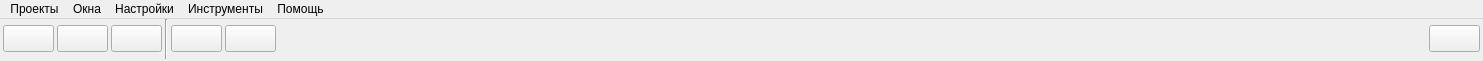
<?xml version="1.0" encoding="UTF-8"?>
<ui version="4.0">
 <class>MainScripterWindow</class>
 <widget class="QMainWindow" name="MainScripterWindow">
  <property name="geometry">
   <rect>
    <x>0</x>
    <y>0</y>
    <width>1483</width>
    <height>61</height>
   </rect>
  </property>
  <property name="sizePolicy">
   <sizepolicy hsizetype="Preferred" vsizetype="Fixed">
    <horstretch>0</horstretch>
    <verstretch>0</verstretch>
   </sizepolicy>
  </property>
  <property name="maximumSize">
   <size>
    <width>16777215</width>
    <height>61</height>
   </size>
  </property>
  <property name="baseSize">
   <size>
    <width>0</width>
    <height>61</height>
   </size>
  </property>
  <property name="windowTitle">
   <string>Qt Simple Scripter 2.2024.10.14</string>
  </property>
  <widget class="QWidget" name="centralwidget">
   <property name="sizePolicy">
    <sizepolicy hsizetype="Preferred" vsizetype="Expanding">
     <horstretch>0</horstretch>
     <verstretch>0</verstretch>
    </sizepolicy>
   </property>
   <property name="maximumSize">
    <size>
     <width>16777215</width>
     <height>40</height>
    </size>
   </property>
   <property name="baseSize">
    <size>
     <width>0</width>
     <height>40</height>
    </size>
   </property>
   <property name="font">
    <font>
     <pointsize>12</pointsize>
    </font>
   </property>
   <layout class="QHBoxLayout" name="horizontalLayout">
    <property name="spacing">
     <number>3</number>
    </property>
    <property name="sizeConstraint">
     <enum>QLayout::SetMinimumSize</enum>
    </property>
    <property name="leftMargin">
     <number>3</number>
    </property>
    <property name="topMargin">
     <number>0</number>
    </property>
    <property name="rightMargin">
     <number>3</number>
    </property>
    <property name="bottomMargin">
     <number>0</number>
    </property>
    <item>
     <widget class="QPushButton" name="btnShowProjectList">
      <property name="toolTip">
       <string>Список проектов</string>
      </property>
      <property name="text">
       <string/>
      </property>
      <property name="icon">
       <iconset resource="icons.qrc">
        <normaloff>:/images/icons/folder.png</normaloff>:/images/icons/folder.png</iconset>
      </property>
      <property name="iconSize">
       <size>
        <width>32</width>
        <height>32</height>
       </size>
      </property>
     </widget>
    </item>
    <item>
     <widget class="QPushButton" name="btnNewProject">
      <property name="toolTip">
       <string>Новый проект</string>
      </property>
      <property name="text">
       <string/>
      </property>
      <property name="icon">
       <iconset resource="icons.qrc">
        <normaloff>:/images/icons/document_add.png</normaloff>:/images/icons/document_add.png</iconset>
      </property>
      <property name="iconSize">
       <size>
        <width>32</width>
        <height>32</height>
       </size>
      </property>
     </widget>
    </item>
    <item>
     <widget class="QPushButton" name="btnShowProjectEditor">
      <property name="toolTip">
       <string>Метаданные</string>
      </property>
      <property name="text">
       <string/>
      </property>
      <property name="icon">
       <iconset resource="icons.qrc">
        <normaloff>:/images/icons/document.png</normaloff>:/images/icons/document.png</iconset>
      </property>
      <property name="iconSize">
       <size>
        <width>32</width>
        <height>32</height>
       </size>
      </property>
     </widget>
    </item>
    <item>
     <widget class="Line" name="line">
      <property name="orientation">
       <enum>Qt::Vertical</enum>
      </property>
     </widget>
    </item>
    <item>
     <widget class="QPushButton" name="btnShowSpeakerEditor">
      <property name="toolTip">
       <string>Говорящие</string>
      </property>
      <property name="whatsThis">
       <string>&lt;html&gt;&lt;head/&gt;&lt;body&gt;&lt;p&gt;Эта кнопка открывает окно редактирования &lt;span style=&quot; font-weight:600;&quot;&gt;говорящих&lt;/span&gt;. Необходимо сначала загрузить существующий или создать&lt;span style=&quot; color:#ff0000;&quot;&gt; новый проект&lt;/span&gt;&lt;/p&gt;&lt;/body&gt;&lt;/html&gt;</string>
      </property>
      <property name="text">
       <string/>
      </property>
      <property name="icon">
       <iconset resource="icons.qrc">
        <normaloff>:/images/icons/microphone.png</normaloff>:/images/icons/microphone.png</iconset>
      </property>
      <property name="iconSize">
       <size>
        <width>32</width>
        <height>32</height>
       </size>
      </property>
     </widget>
    </item>
    <item>
     <widget class="QPushButton" name="btnShowStatementEditor">
      <property name="toolTip">
       <string>Реплики</string>
      </property>
      <property name="whatsThis">
       <string>&lt;html&gt;&lt;head/&gt;&lt;body&gt;&lt;p&gt;Эта кнопка позволяет открыть окно навигации и редакитрования реплик проекта. Это основное рабочее окно программы.&lt;/p&gt;&lt;/body&gt;&lt;/html&gt;</string>
      </property>
      <property name="text">
       <string/>
      </property>
      <property name="icon">
       <iconset resource="icons.qrc">
        <normaloff>:/images/icons/chat.png</normaloff>:/images/icons/chat.png</iconset>
      </property>
      <property name="iconSize">
       <size>
        <width>32</width>
        <height>32</height>
       </size>
      </property>
     </widget>
    </item>
    <item>
     <spacer name="horizontalSpacer">
      <property name="orientation">
       <enum>Qt::Horizontal</enum>
      </property>
      <property name="sizeHint" stdset="0">
       <size>
        <width>470</width>
        <height>20</height>
       </size>
      </property>
     </spacer>
    </item>
    <item>
     <widget class="QPushButton" name="btnExit">
      <property name="toolTip">
       <string>Выйти из программе</string>
      </property>
      <property name="text">
       <string/>
      </property>
      <property name="icon">
       <iconset resource="icons.qrc">
        <normaloff>:/images/icons/close.png</normaloff>:/images/icons/close.png</iconset>
      </property>
      <property name="iconSize">
       <size>
        <width>32</width>
        <height>32</height>
       </size>
      </property>
     </widget>
    </item>
   </layout>
  </widget>
  <widget class="QMenuBar" name="menubar">
   <property name="geometry">
    <rect>
     <x>0</x>
     <y>0</y>
     <width>1483</width>
     <height>25</height>
    </rect>
   </property>
   <widget class="QMenu" name="menuProject">
    <property name="title">
     <string>Проекты</string>
    </property>
    <addaction name="aNewProject"/>
    <addaction name="aProjectList"/>
    <addaction name="separator"/>
    <addaction name="aExit"/>
   </widget>
   <widget class="QMenu" name="menuWindows">
    <property name="title">
     <string>Окна</string>
    </property>
    <addaction name="aEditProject"/>
    <addaction name="aSpeakerList"/>
    <addaction name="aStatementList"/>
   </widget>
   <widget class="QMenu" name="menuSettings">
    <property name="title">
     <string>Настройки</string>
    </property>
    <addaction name="aAutosaveSetting"/>
   </widget>
   <widget class="QMenu" name="menuTools">
    <property name="title">
     <string>Инструменты</string>
    </property>
    <addaction name="aHighlightPatterns"/>
    <addaction name="aPatternSchemes"/>
    <addaction name="aReplacePatterns"/>
    <addaction name="separator"/>
    <addaction name="aTestPattern"/>
    <addaction name="aExecuteScript"/>
   </widget>
   <widget class="QMenu" name="menuHelp">
    <property name="title">
     <string>Помощь</string>
    </property>
    <addaction name="aWhatsThis"/>
   </widget>
   <addaction name="menuProject"/>
   <addaction name="menuWindows"/>
   <addaction name="menuSettings"/>
   <addaction name="menuTools"/>
   <addaction name="menuHelp"/>
  </widget>
  <action name="aNewProject">
   <property name="text">
    <string>Новый проект</string>
   </property>
  </action>
  <action name="aProjectList">
   <property name="text">
    <string>Список проектов</string>
   </property>
  </action>
  <action name="aExit">
   <property name="text">
    <string>Выход</string>
   </property>
  </action>
  <action name="aEditProject">
   <property name="text">
    <string>Метаданные</string>
   </property>
  </action>
  <action name="aSpeakerList">
   <property name="text">
    <string>Говорящие</string>
   </property>
  </action>
  <action name="aStatementList">
   <property name="text">
    <string>Реплики</string>
   </property>
  </action>
  <action name="aHighlightPatterns">
   <property name="text">
    <string>Шаблоны поиска</string>
   </property>
  </action>
  <action name="aPatternSchemes">
   <property name="text">
    <string>Схемы шаблонов</string>
   </property>
  </action>
  <action name="aReplacePatterns">
   <property name="text">
    <string>Шаблоны замены</string>
   </property>
  </action>
  <action name="aTestPattern">
   <property name="text">
    <string>Тестирование шаблонов</string>
   </property>
  </action>
  <action name="aAutosaveSetting">
   <property name="text">
    <string>Автосохранение</string>
   </property>
  </action>
  <action name="aWhatsThis">
   <property name="text">
    <string>Режим &quot;Что это&quot;</string>
   </property>
   <property name="shortcut">
    <string>F1</string>
   </property>
   <property name="shortcutContext">
    <enum>Qt::ApplicationShortcut</enum>
   </property>
  </action>
  <action name="aExecuteScript">
   <property name="text">
    <string>Выполнить SQL скрипт</string>
   </property>
  </action>
 </widget>
 <resources>
  <include location="icons.qrc"/>
 </resources>
 <connections>
  <connection>
   <sender>btnShowProjectList</sender>
   <signal>clicked()</signal>
   <receiver>MainScripterWindow</receiver>
   <slot>on_aProjectList_triggered()</slot>
   <hints>
    <hint type="sourcelabel">
     <x>27</x>
     <y>46</y>
    </hint>
    <hint type="destinationlabel">
     <x>107</x>
     <y>157</y>
    </hint>
   </hints>
  </connection>
  <connection>
   <sender>btnShowProjectEditor</sender>
   <signal>clicked()</signal>
   <receiver>MainScripterWindow</receiver>
   <slot>on_aEditProject_triggered()</slot>
   <hints>
    <hint type="sourcelabel">
     <x>123</x>
     <y>46</y>
    </hint>
    <hint type="destinationlabel">
     <x>142</x>
     <y>173</y>
    </hint>
   </hints>
  </connection>
  <connection>
   <sender>btnShowSpeakerEditor</sender>
   <signal>clicked()</signal>
   <receiver>MainScripterWindow</receiver>
   <slot>on_aSpeakerList_triggered()</slot>
   <hints>
    <hint type="sourcelabel">
     <x>191</x>
     <y>38</y>
    </hint>
    <hint type="destinationlabel">
     <x>188</x>
     <y>123</y>
    </hint>
   </hints>
  </connection>
  <connection>
   <sender>btnShowStatementEditor</sender>
   <signal>clicked()</signal>
   <receiver>MainScripterWindow</receiver>
   <slot>on_aStatementList_triggered()</slot>
   <hints>
    <hint type="sourcelabel">
     <x>231</x>
     <y>41</y>
    </hint>
    <hint type="destinationlabel">
     <x>217</x>
     <y>110</y>
    </hint>
   </hints>
  </connection>
  <connection>
   <sender>btnNewProject</sender>
   <signal>clicked()</signal>
   <receiver>MainScripterWindow</receiver>
   <slot>on_aNewProject_triggered()</slot>
   <hints>
    <hint type="sourcelabel">
     <x>71</x>
     <y>40</y>
    </hint>
    <hint type="destinationlabel">
     <x>399</x>
     <y>30</y>
    </hint>
   </hints>
  </connection>
 </connections>
 <slots>
  <slot>on_aProjectList_triggered()</slot>
  <slot>on_aEditProject_triggered()</slot>
  <slot>on_aSpeakerList_triggered()</slot>
  <slot>on_aStatementList_triggered()</slot>
  <slot>on_aNewProject_triggered()</slot>
 </slots>
</ui>
